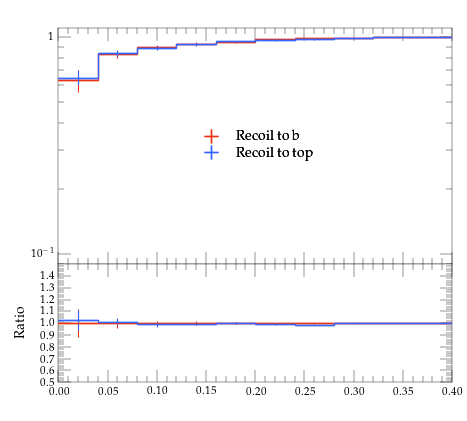

Write the Python code that produced this figure.
#! /usr/bin/env python

# This Python script was auto-generated using YODA v2.0.2.
# Analysis object: /ATLAS_2013_I1243871/l_Psi_ptbin6
# Timestamp: 06-08-2026 (15:14:32)

import matplotlib as mpl
import matplotlib.pyplot as plt
mpl.use('Agg') # comment out for interactive use
import os
import numpy as np

plotDir = os.path.split(os.path.realpath(__file__))[0]
if 'YODA_USER_PLOT_PATH' in globals():
    plot_outdir = globals()['YODA_USER_PLOT_PATH']
else:
    plot_outdir = plotDir

#plot style
plt.style.use(os.path.join(plotDir, '../default.mplstyle'))
# plot metadata
figW, figH = plt.rcParams['figure.figsize']
ax_xLabel = r''
ax_yLabel = r''
ax_title  = r''
ax_xScale = 'linear'
ax_yScale = 'log'
xLims = (0.0, 0.4)
yLims = (0.09000000000000001, 1.1)

# TeX-friendly labels for the legend
labels = {
    'legend' : ([ r"Recoil to b", r"Recoil to top" ], r""),
}

# Adjust canvas width and height
canvasW = 10.0
canvasH = 9.0
figW *= canvasW/10.
figH *= canvasH/9.

# Create figure and axis objects
fig, (ax, ratio0_ax) = plt.subplots(2, 1, sharex=True,
                  figsize=(figW,figH), gridspec_kw={'height_ratios': (6.0, 3.0)})

# Set figure margins
plt.subplots_adjust(
    left   = 1.0 * plt.rcParams['figure.subplot.left'],
    right  = 1.0 * plt.rcParams['figure.subplot.right'],
    top    = 1.0 * plt.rcParams['figure.subplot.top'],
    bottom = 1.0 * plt.rcParams['figure.subplot.bottom'])

ratio0_ax.yaxis.set_major_locator(mpl.ticker.MultipleLocator(0.1))
ratio0_ax.set_ylim(0.5, 1.4999)
ratio0_ax.set_ylabel('Ratio')

# the numerical data is stored in a separate file
dataf = dict()
prefix = os.path.split(__file__)[0]
if prefix:    prefix = prefix + '/'
exec(open(prefix+'l_Psi_ptbin6__data.py').read(), dataf)


legend_handles = dict() # keep track of handles for the legend

# style options for curves
# starts at zorder>=5 to draw curve on top of legend
styles = {
  'recoil_b': {
    'color' : '#EE3311',
    'linestyle' : '-',
    'linewidth' : 1,
    'marker' : 'none',
    'markersize' : 2,
    'capsize' : 0.0,
    'zorder' : 5,
    'histstyle' : 1,
    'drawstyle' : 'steps-pre',
    'xerrorbars' : 1,
    'yerrorbars' : 1,
    'fillcolor' : None,
    'fillopacity' : 1.0,
    'ratio0_linestyle' : '-',
    'ratio0_linewidth' : 1,
    'ratio0_marker' : 'none',
    'ratio0_markersize' : 2,
    'ratio0_capsize' : 0.0,
    'ratio0_zorder' : 5,
    'ratio0_histstyle' : 1,
    'ratio0_drawstyle' : 'steps-pre',
    'ratio0_xerrorbars' : 1,
    'ratio0_yerrorbars' : 1,
  },
  'recoil_t': {
    'color' : '#3366FF',
    'linestyle' : '-',
    'linewidth' : 1,
    'marker' : 'none',
    'markersize' : 2,
    'capsize' : 0.0,
    'zorder' : 6,
    'histstyle' : 1,
    'drawstyle' : 'steps-pre',
    'xerrorbars' : 1,
    'yerrorbars' : 1,
    'fillcolor' : None,
    'fillopacity' : 1.0,
    'ratio0_linestyle' : '-',
    'ratio0_linewidth' : 1,
    'ratio0_marker' : 'none',
    'ratio0_markersize' : 2,
    'ratio0_capsize' : 0.0,
    'ratio0_zorder' : 6,
    'ratio0_histstyle' : 1,
    'ratio0_drawstyle' : 'steps-pre',
    'ratio0_xerrorbars' : 1,
    'ratio0_yerrorbars' : 1,
  },
}

# curve from input yoda files in main panel
for label, yvals in dataf['yvals'].items():
    if all(np.isnan(v) for v in dataf['yvals'][label]):
        continue
    tmp = None
    if styles[label]['histstyle']: # draw as histogram
        xpos = dataf['xedges'][label] if styles[label]['drawstyle'] else dataf['xpoints'][label]
        ypos = np.insert(yvals, 0, yvals[0]) if styles[label]['drawstyle'] else yvals
        if styles[label]['fillcolor']: # fill area below curve
            ax.fill_between(xpos, ypos, step='pre',
                            color=styles[label]['fillcolor'],
                            alpha=styles[label]['fillopacity'])
        tmp, = ax.plot(xpos, ypos,
                       color=styles[label]['color'],
                       linestyle=styles[label]['linestyle'],
                       linewidth=styles[label]['linewidth'],
                       drawstyle=styles[label]['drawstyle'], solid_joinstyle='miter',
                       zorder=styles[label]['zorder'], label=label)
    tmp = ax.errorbar(dataf['xpoints'][label], yvals,
                      xerr=np.array(dataf['xerrs'][label])*styles[label]['xerrorbars'],
                      yerr=np.array(dataf['yerrs'][label])*styles[label]['yerrorbars'],
                      fmt=styles[label]['marker'], capsize=styles[label]['capsize'],
                      markersize=styles[label]['markersize'],
                      ecolor=styles[label]['color'],
                      color=styles[label]['color'], zorder=styles[label]['zorder'])
    tmp[-1][0].set_linestyle(styles[label]['linestyle'])
    tmp[-1][0].set_linewidth(styles[label]['linewidth'])
    if label in dataf['add_legend_handle']:  legend_handles[label] = tmp
    for varLabel in dataf['variation_yvals'].keys():
        if varLabel.startswith(label):
            tmp, = ax.plot(dataf['xedges'][label], dataf['variation_yvals'][varLabel],
                           color=styles[label]['color'],
                           linestyle=styles[label]['linestyle'],
                           linewidth=styles[label]['linewidth'],
                           drawstyle='steps-pre', solid_joinstyle='miter',
                           zorder=styles[label]['zorder'], alpha=0.5)


# plots on ratio panel
# curve from input yoda files in ratio panel
for label, yvals in dataf['ratio0_yvals'].items():
    if all(np.isnan(v) for v in yvals):
        continue
    if styles[label]['ratio0_histstyle']: # plot as histogram
        xpos = dataf['xedges']['recoil_b'] if styles[label]['ratio0_drawstyle'] else dataf['xpoints']['recoil_b']
        ypos = np.insert(yvals, 0, yvals[0]) if styles[label]['ratio0_drawstyle'] else yvals
        ratio0_ax.plot(xpos, ypos,
                       color=styles[label]['color'],
                       linewidth=styles[label]['linewidth'],
                       linestyle=styles[label]['ratio0_linestyle'],
                       drawstyle=styles[label]['ratio0_drawstyle'], zorder=styles[label]['zorder'],
                       solid_joinstyle='miter')
    tmp = ratio0_ax.errorbar(dataf['xpoints']['recoil_b'], yvals,
                             xerr=np.array(dataf['ref_xerrs'])*styles[label]['ratio0_xerrorbars'],
                             yerr=np.array(dataf['ratio0_yerrs'][label])*styles[label]['ratio0_yerrorbars'],
                             fmt=styles[label]['ratio0_marker'], capsize=styles[label]['ratio0_capsize'],
                             markersize=styles[label]['ratio0_markersize'],
                             ecolor=styles[label]['color'],
                             color=styles[label]['color'])
    tmp[-1][0].set_linestyle(styles[label]['ratio0_linestyle'])
    tmp[-1][0].set_linewidth(styles[label]['ratio0_linewidth'])

    for varlabel in dataf['ratio0_variation_vals'].keys():
        if varlabel.startswith(label):
            ratio0_ax.plot(dataf['xedges']['recoil_b'],
                            dataf['ratio0_variation_vals'][varlabel],
                            color=styles[label]['color'],
                            linestyle=styles[label]['linestyle'],
                            linewidth=styles[label]['linewidth'],
                            drawstyle='steps-pre', solid_joinstyle='miter',
                            zorder=1, alpha=0.5)

legend_items = list(legend_handles.values())
ax.add_artist(ax.legend(legend_items,
                        labels['legend'][0],
                        title=labels['legend'][1],
                        alignment='left',
                        loc='center',
                        bbox_to_anchor=(0.5, 0.5)))

# set plot metadata as defined above
ratio0_ax.set_xlabel(ax_xLabel)
ratio0_ax.xaxis.set_label_coords(1., -0.15)
ax.set_ylabel(ax_yLabel, ha='right', va='top')
ax.yaxis.set_label_coords(-0.11, 1.0)
ax.set_title(ax_title, loc='left')
ax.set_xscale(ax_xScale)
ax.set_yscale(ax_yScale)
ax.set_xlim(xLims)
ax.set_ylim(yLims)

# tick formatting
plt.rcParams['xtick.top'] = True
plt.rcParams['ytick.right'] = True
ax.yaxis.set_major_locator(mpl.ticker.LogLocator(base=10.0, numticks=np.inf))
ax.yaxis.set_minor_locator(mpl.ticker.LogLocator(
                           base=10.0, subs=np.arange(0.1, 1, 0.1), numticks=np.inf))
fig.align_ylabels((ax, ratio0_ax))
plt.savefig(os.path.join(plot_outdir, 'l_Psi_ptbin6.pdf'), format='PDF')
plt.savefig(os.path.join(plot_outdir, 'l_Psi_ptbin6.png'), format='PNG')

plt.close(fig)
